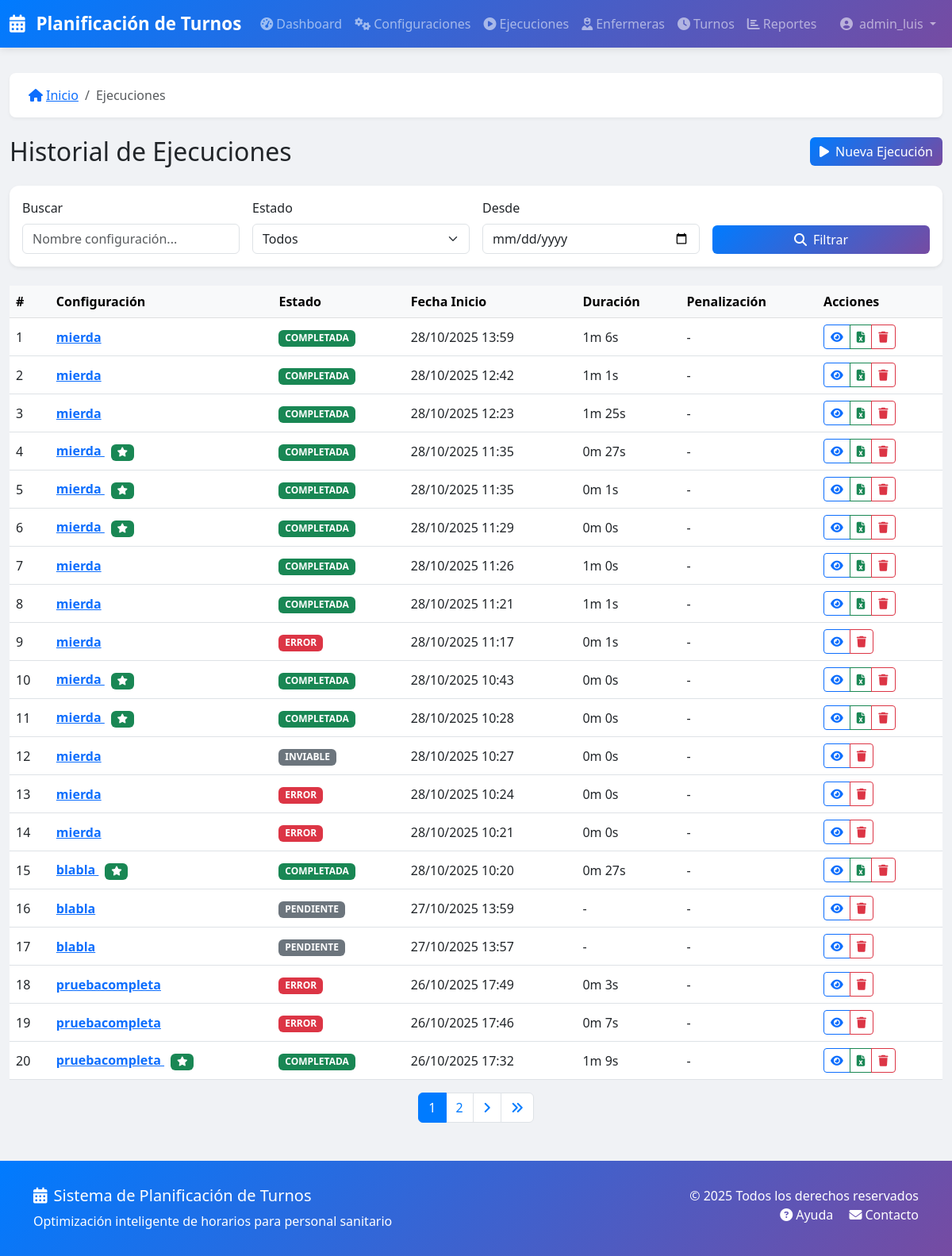
The page /ejecuciones/ (signed in) on the database its author committed.
### turnos/models.py (models this page shows, shortened)
class Ejecucion(models.Model):
    workspace = models.ForeignKey(
        Workspace,
        on_delete=models.CASCADE,
        related_name='ejecuciones',
        null=True,
        blank=True
    )
    ESTADO_CHOICES = [
        ('PENDIENTE', _('Pendiente')),
        ('PROCESANDO', _('Procesando')),
        ('COMPLETADA', _('Completada')),
        ('INVIABLE', _('Inviable')),
        ('ERROR', _('Error')),
    ]
    configuracion = models.ForeignKey(
        ConfiguracionPlanificacion,
        on_delete=models.CASCADE,
        related_name='ejecuciones',
        verbose_name=_('Configuración')
    )
    estado = models.CharField(_('Estado'), max_length=20, choices=ESTADO_CHOICES, default='PENDIENTE')
    fecha_inicio = models.DateTimeField(_('Fecha de inicio'), auto_now_add=True)
    fecha_fin = models.DateTimeField(_('Fecha de fin'), null=True, blank=True)
    es_optima = models.BooleanField(_('Es óptima'), default=False)
    penalizacion_total = models.FloatField(_('Penalización total'), null=True, blank=True)
    resultado = models.JSONField(_('Resultado'), default=dict, blank=True)
    mensajes = models.JSONField(_('Mensajes'), default=dict, blank=True)
    planilla = models.ForeignKey(
        'Planilla',
        on_delete=models.SET_NULL,
        null=True,
        blank=True,
        related_name='ejecucion_generada',
        verbose_name=_('Planilla')
    )
    class Meta:
        verbose_name = _('Ejecución')
        verbose_name_plural = _('Ejecuciones')
        ordering = ['-fecha_inicio']
    @property
    def duracion(self):
        if self.fecha_fin and self.fecha_inicio:
            delta = self.fecha_fin - self.fecha_inicio
            return delta.total_seconds()
        return None

class ConfiguracionPlanificacion(models.Model):
    workspace = models.ForeignKey(
        Workspace,
        on_delete=models.CASCADE,
        related_name='configuraciones',
        null=True,
        blank=True
    )
    nombre = models.CharField(_('Nombre'), max_length=200)
    descripcion = models.TextField(_('Descripción'), blank=True)
    activa = models.BooleanField(_('Activa'), default=True)
    num_dias = models.IntegerField(
        _('Número de días'),
        validators=[MinValueValidator(7), MaxValueValidator(365)]
    )
    fecha_inicio = models.DateField(_('Fecha de inicio'))
    enfermeras = models.ManyToManyField(Enfermera, verbose_name=_('Enfermeras'))
    turnos = models.ManyToManyField(TipoTurno, verbose_name=_('Turnos'))
    turnos_por_dia = models.ManyToManyField(TipoTurno, verbose_name=_('Turnos por día'),
                                            related_name='config_turnos_por_dia', blank=True)
    demanda_por_turno = models.JSONField(
        _('Demanda por turno'),
        default=dict,
        blank=True
    )
    restricciones_duras = models.JSONField(
        _('Restricciones duras'),
        default=list,
        blank=True,
        null=True
    )
    restricciones_blandas = models.JSONField(
        _('Restricciones blandas'),
        default=list,
        blank=True,
        null=True
    )
    patrones_turnos_json = models.JSONField(
        _('Patrones de turnos (JSON)'),
        default=list,
        blank=True,
        help_text="Patrones configurados dinámicamente desde el formulario"
    )
    patrones_turnos = models.ManyToManyField(
        PatronTurnos,
        blank=True,
        related_name='configuraciones',
        help_text="Patrones predefinidos en la base de datos (legacy)"
    )
    num_trabajadores = models.IntegerField(
        _('Número de trabajadores paralelos'),
        default=4,
        validators=[MinValueValidator(1), MaxValueValidator(8)]
    )
    tiempo_maximo_segundos = models.IntegerField(
        _('Tiempo máximo en segundos'),
        default=60,
        validators=[MinValueValidator(10), MaxValueValidator(600)]
    )
    seed = models.IntegerField(_('Semilla aleatoria'), null=True, blank=True)
    creado_por = models.ForeignKey(User, on_delete=models.SET_NULL, null=True, verbose_name=_('Creado por'))
    fecha_creacion = models.DateTimeField(_('Fecha de creación'), auto_now_add=True, editable=False)
    fecha_modificacion = models.DateTimeField(_('Fecha de modificación'), auto_now=True, editable=False)
    class Meta:
        verbose_name = _('Configuración de Planificación')
        verbose_name_plural = _('Configuraciones de Planificación')
        ordering = ['-fecha_inicio']

### turnos/views.py (the view)
# urls.py: path('ejecuciones/', views.EjecucionListView.as_view(), name='ejecucion_lista'),
class EjecucionListView(LoginRequiredMixin, SearchMixin, FilterMixin, PaginationMixin, ListView):
    model = Ejecucion
    template_name = 'turnos/ejecucion_list.html'
    context_object_name = 'ejecuciones'
    paginate_by = 20
    search_fields = ['configuracion__nombre']
    def get_queryset(self):
        queryset = super().get_queryset()
        queryset = queryset.select_related('configuracion', 'planilla')
        estado = self.request.GET.get('estado')
        if estado:
            queryset = queryset.filter(estado=estado)
        config_id = self.request.GET.get('proyecto_turnos')
        if config_id:
            queryset = queryset.filter(configuracion_id=config_id)
        return queryset.order_by('-fecha_inicio')

### turnos/templates/turnos/ejecucion_list.html (shortened to what this page needs)
{% extends 'base.html' %}
{% load static %}
{% load i18n %}
{% load turnos_extras %}
{% block breadcrumb_items %}
    <li class="breadcrumb-item active">{% trans "Ejecuciones" %}</li>
{% endblock %}
{% block content %}
<div class="d-flex justify-content-between align-items-center mb-4">
    <h2 class="mb-0">{% trans "Historial de Ejecuciones" %}</h2>
    <a href="{% url 'turnos:config_lista' %}" class="btn btn-primary">
        <i class="fas fa-play me-2"></i>{% trans "Nueva Ejecución" %}
    </a>
</div>
<div class="card shadow-sm mb-4">
    <div class="card-body">
        <form method="get" action="" class="row g-3 align-items-end">
            <div class="col-md-3">
                <label class="form-label">{% trans "Buscar" %}</label>
                <input type="text" name="q" class="form-control" value="{{ request.GET.q|default:'' }}"
                       placeholder="{% trans 'Nombre configuración...' %}">
            </div>
            <div class="col-md-3">
                <label class="form-label">{% trans "Estado" %}</label>
                <select name="estado" class="form-select">
                    <option value="">{% trans "Todos" %}</option>
                </select>
            </div>
            <div class="col-md-3">
                <label class="form-label">{% trans "Desde" %}</label>
                <input type="date" name="fecha_desde" class="form-control" value="{{ request.GET.fecha_desde }}">
            </div>
            <div class="col-md-3 d-grid">
                <button type="submit" class="btn btn-primary">
                    <i class="fas fa-search me-2"></i>{% trans "Filtrar" %}
                </button>
            </div>
        </form>
    </div>
</div>
{% if ejecuciones %}
<div class="table-responsive">
    <table class="table table-hover align-middle">
        <thead class="table-light">
            <tr>
                <th>#</th>
                <th>{% trans "Configuración" %}</th>
                <th>{% trans "Estado" %}</th>
                <th>{% trans "Fecha Inicio" %}</th>
                <th>{% trans "Duración" %}</th>
                <th>{% trans "Penalización" %}</th>
                <th>{% trans "Acciones" %}</th>
            </tr>
        </thead>
        <tbody>
            {% for ejecucion in ejecuciones %}
            <tr>
                <td>{{ forloop.counter }}</td>
                <td>
                    <a href="{% url 'turnos:ejecucion_detalle' ejecucion.id %}" class="fw-bold">
                        {{ ejecucion.configuracion.nombre }}
                    </a>
                    {% if ejecucion.es_optima %}
                        <span class="badge bg-success ms-2">
                            <i class="fas fa-star"></i>
                        </span>
                    {% endif %}
                </td>
                <td>{{ ejecucion.estado|estado_badge }}</td>
                <td>{{ ejecucion.fecha_inicio|date:"d/m/Y H:i" }}</td>
                <td>
                    {% if ejecucion.duracion %}
                        {{ ejecucion.duracion|format_duration }}
                    {% else %}
                        -
                    {% endif %}
                </td>
                <td>
                    {% if ejecucion.penalizacion_total is not None %}
                        <span class="badge bg-{{ ejecucion.penalizacion_total|progress_color }}">
                            {{ ejecucion.penalizacion_total|floatformat:2 }}
                        </span>
                    {% else %}
                        -
                    {% endif %}
                </td>
                <td>
                    <div class="btn-group btn-group-sm">
                        <a href="{% url 'turnos:ejecucion_detalle' ejecucion.id %}"
                           class="btn btn-outline-primary"
                           title="{% trans 'Ver detalles' %}">
                            <i class="fas fa-eye"></i>
                        </a>
                        {% if ejecucion.estado == 'COMPLETADA' %}
                        <a href="{% url 'turnos:ejecucion_exportar_excel' ejecucion.id %}"
                           class="btn btn-outline-success"
                           title="{% trans 'Exportar Excel' %}">
                            <i class="fas fa-file-excel"></i>
                        </a>
                        {% endif %}
                        <a href="{% url 'turnos:ejecucion_eliminar' ejecucion.id %}"
                           class="btn btn-outline-danger"
                           title="{% trans 'Eliminar' %}">
                            <i class="fas fa-trash"></i>
                        </a>
                    </div>
                </td>
            </tr>
            {% endfor %}
        </tbody>
    </table>
</div>
{% if is_paginated %}
<nav>
    <ul class="pagination justify-content-center">
        {% for num in page_obj.paginator.page_range %}
            {% if page_obj.number == num %}
                <li class="page-item active">
                    <span class="page-link">{{ num }}</span>
                </li>
            {% elif num > page_obj.number|add:'-3' and num < page_obj.number|add:'3' %}
                <li class="page-item">
                    <a class="page-link" href="?page={{ num }}{% if request.GET.q %}&q={{ request.GET.q }}{% endif %}">
                        {{ num }}
                    </a>
                </li>
            {% endif %}
        {% endfor %}
        {% if page_obj.has_next %}
        <li class="page-item">
            <a class="page-link" href="?page={{ page_obj.next_page_number }}{% if request.GET.q %}&q={{ request.GET.q }}{% endif %}">
                <i class="fas fa-angle-right"></i>
            </a>
        </li>
        <li class="page-item">
            <a class="page-link" href="?page={{ page_obj.paginator.num_pages }}{% if request.GET.q %}&q={{ request.GET.q }}{% endif %}">
                <i class="fas fa-angle-double-right"></i>
            </a>
        </li>
        {% endif %}
    </ul>
</nav>
{% endif %}
{% endif %}
{% endblock %}

### turnos/templates/base.html (shortened to what this page needs)
{% load static %}
{% load i18n %}
<!DOCTYPE html>
<html lang="es">
<head>
    <link href="https://cdn.jsdelivr.net/npm/bootstrap@5.3.0/dist/css/bootstrap.min.css" rel="stylesheet">
    <link rel="stylesheet" href="https://cdnjs.cloudflare.com/ajax/libs/font-awesome/6.4.0/css/all.min.css">
</head>
<body>
    <nav class="navbar navbar-expand-lg navbar-dark">
        <div class="container-fluid">
            <a class="navbar-brand" href="{% url 'turnos:dashboard' %}">
                <i class="fas fa-calendar-alt me-2"></i>
                Planificación de Turnos
            </a>
            <div class="collapse navbar-collapse" id="navbarNav">
                <ul class="navbar-nav me-auto">
                    <li class="nav-item">
                        <a class="nav-link" href="{% url 'turnos:dashboard' %}">
                            <i class="fas fa-tachometer-alt me-1"></i>Dashboard
                        </a>
                    </li>
                    <li class="nav-item">
                        <a class="nav-link" href="{% url 'turnos:config_lista' %}">
                            <i class="fas fa-cogs me-1"></i>Configuraciones
                        </a>
                    </li>
                    <li class="nav-item">
                        <a class="nav-link" href="{% url 'turnos:ejecucion_lista' %}">
                            <i class="fas fa-play-circle me-1"></i>Ejecuciones
                        </a>
                    </li>
                    <li class="nav-item">
                        <a class="nav-link" href="{% url 'turnos:enfermera_lista' %}">
                            <i class="fas fa-user-nurse me-1"></i>Enfermeras
                        </a>
                    </li>
                    <li class="nav-item">
                        <a class="nav-link" href="{% url 'turnos:tipo_turno_lista' %}">
                            <i class="fas fa-clock me-1"></i>Turnos
                        </a>
                    </li>
                    <li class="nav-item">
                        <a class="nav-link" href="{% url 'turnos:reportes' %}">
                            <i class="fas fa-chart-bar me-1"></i>Reportes
                        </a>
                    </li>
                </ul>
                <ul class="navbar-nav">
                    {% if user.is_authenticated %}
                    <li class="nav-item dropdown">
                        <a class="nav-link dropdown-toggle" href="#" id="userDropdown" role="button" data-bs-toggle="dropdown">
                            <i class="fas fa-user-circle me-1"></i>
                            {{ user.get_full_name|default:user.username }}
                        </a>
                    </li>
                    {% else %}
                    <li class="nav-item">
                        <a class="nav-link" href="{% url 'accounts:login' %}">
                            <i class="fas fa-sign-in-alt me-1"></i>Iniciar Sesión
                        </a>
                    </li>
                    {% endif %}
                </ul>
            </div>
        </div>
    </nav>
    <main class="main-content">
        <div class="container-fluid">
            {% block breadcrumb %}
            <nav aria-label="breadcrumb">
                <ol class="breadcrumb">
                    <li class="breadcrumb-item">
                        <a href="{% url 'turnos:dashboard' %}">
                            <i class="fas fa-home me-1"></i>Inicio
                        </a>
                    </li>
                    {% block breadcrumb_items %}{% endblock %}
                </ol>
            </nav>
            {% endblock %}
            {% block content %}{% endblock %}
        </div>
    </main>
    <footer>
        <div class="container">
            <div class="row">
                <div class="col-md-6">
                    <h5><i class="fas fa-calendar-alt me-2"></i>Sistema de Planificación de Turnos</h5>
                    <p class="mb-0">Optimización inteligente de horarios para personal sanitario</p>
                </div>
                <div class="col-md-6 text-md-end">
                    <p class="mb-0">&copy; 2025 Todos los derechos reservados</p>
                    <p class="mb-0">
                        <a href="#" class="text-white text-decoration-none me-3">
                            <i class="fas fa-question-circle me-1"></i>Ayuda
                        </a>
                        <a href="#" class="text-white text-decoration-none">
                            <i class="fas fa-envelope me-1"></i>Contacto
                        </a>
                    </p>
                </div>
            </div>
        </div>
    </footer>
    <link rel="stylesheet" href="{% static 'css/custom.css' %}">
</body>
</html>

### rows shown on the page
Ejecucion: configuracion.nombre "mierda", estado|estado_badge "COMPLETADA", fecha_inicio "28/10/2025 13:59", duracion "1m 6s"
Ejecucion: configuracion.nombre "mierda", estado|estado_badge "COMPLETADA", fecha_inicio "28/10/2025 12:42", duracion "1m 1s"
Ejecucion: configuracion.nombre "mierda", estado|estado_badge "COMPLETADA", fecha_inicio "28/10/2025 12:23", duracion "1m 25s"
Ejecucion: configuracion.nombre "mierda", es_optima True (drawn), estado|estado_badge "COMPLETADA", fecha_inicio "28/10/2025 11:35", duracion "0m 27s"
Ejecucion: configuracion.nombre "mierda", es_optima True (drawn), estado|estado_badge "COMPLETADA", fecha_inicio "28/10/2025 11:35", duracion "0m 1s"
Ejecucion: configuracion.nombre "mierda", es_optima True (drawn), estado|estado_badge "COMPLETADA", fecha_inicio "28/10/2025 11:29", duracion "0m 0s"
Ejecucion: configuracion.nombre "mierda", estado|estado_badge "COMPLETADA", fecha_inicio "28/10/2025 11:26", duracion "1m 0s"
Ejecucion: configuracion.nombre "mierda", estado|estado_badge "COMPLETADA", fecha_inicio "28/10/2025 11:21", duracion "1m 1s"
Ejecucion: configuracion.nombre "mierda", estado|estado_badge "ERROR", fecha_inicio "28/10/2025 11:17", duracion "0m 1s"
Ejecucion: configuracion.nombre "mierda", es_optima True (drawn), estado|estado_badge "COMPLETADA", fecha_inicio "28/10/2025 10:43", duracion "0m 0s"
Ejecucion: configuracion.nombre "mierda", es_optima True (drawn), estado|estado_badge "COMPLETADA", fecha_inicio "28/10/2025 10:28", duracion "0m 0s"
Ejecucion: configuracion.nombre "mierda", estado|estado_badge "INVIABLE", fecha_inicio "28/10/2025 10:27", duracion "0m 0s"
Ejecucion: configuracion.nombre "mierda", estado|estado_badge "ERROR", fecha_inicio "28/10/2025 10:24", duracion "0m 0s"
Ejecucion: configuracion.nombre "mierda", estado|estado_badge "ERROR", fecha_inicio "28/10/2025 10:21", duracion "0m 0s"
Ejecucion: configuracion.nombre "blabla", es_optima True (drawn), estado|estado_badge "COMPLETADA", fecha_inicio "28/10/2025 10:20", duracion "0m 27s"
Ejecucion: configuracion.nombre "blabla", estado|estado_badge "PENDIENTE", fecha_inicio "27/10/2025 13:59"
Ejecucion: configuracion.nombre "blabla", estado|estado_badge "PENDIENTE", fecha_inicio "27/10/2025 13:57"
Ejecucion: configuracion.nombre "pruebacompleta", estado|estado_badge "ERROR", fecha_inicio "26/10/2025 17:49", duracion "0m 3s"
Ejecucion: configuracion.nombre "pruebacompleta", estado|estado_badge "ERROR", fecha_inicio "26/10/2025 17:46", duracion "0m 7s"
Ejecucion: configuracion.nombre "pruebacompleta", es_optima True (drawn), estado|estado_badge "COMPLETADA", fecha_inicio "26/10/2025 17:32", duracion "1m 9s"

### other values the page prints
{{ user.get_full_name|default:user.username }} "admin_luis"
{{ num }} "1"
{{ num }} "2"
